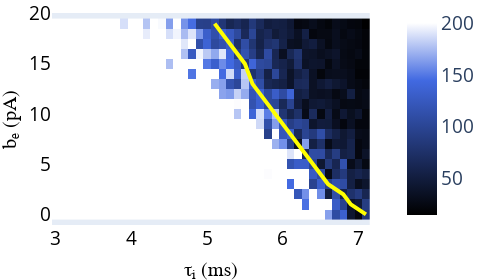

Notebook source saved alongside this figure:
### Markdown cell above
### Plot the heatmap

### Code cell
#This is an example with few values of tau_i and b_e
load= 'tau_i'
mean_array,taus, bthr, tau_v, bvals = load_survival( load = load, save_path='./trials/')
plot_heatmap_survival(mean_array, taus, tau_v, bvals , bthr,load = load, save_im=False, z_max=200, precalc=False, line_color='yellow')

### Figure 1 — Plotly figure (JSON) as saved in the notebook; plotly's stock layout.template omitted (floating-point values rounded to 4 significant figures; data arrays with more than 128 entries replaced by an {"elided": "..."} marker saying what was removed)
{"data": [{"colorbar": {"tickcolor": "black", "tickfont": {"size": 19}}, "colorscale": [[0, "black"], [0.7, "royalblue"], [1, "white"], [1, "white"]], "type": "heatmap", "x": [3, 3.1, 3.2, 3.3, 3.4, 3.5, 3.6, 3.7, 3.8, 3.9, 4.0, 4.1, 4.2, 4.3, 4.4, 4.5, 4.6, 4.7, 4.8, 4.9, 5.0, 5.1, 5.2, 5.3, 5.4, 5.5, 5.6, 5.7, 5.8, 5.9, 6.0, 6.1, 6.2, 6.3, 6.4, 6.5, 6.6, 6.7, 6.8, 6.9, 7.0, 7.1], "y": [0, 1, 2, 3, 4, 5, 6, 7, 8, 9, 10, 11, 12, 13, 14, 15, 16, 17, 18, 19], "z": {"elided": "20x42 int values"}, "zmax": 200, "zmin": 15}, {"line": {"color": "yellow", "width": 4}, "mode": "lines", "showlegend": false, "type": "scatter", "x": [5.1, 5.2, 5.3, 5.4, 5.5, 5.6, 5.7, 5.8, 5.9, 6.0, 6.1, 6.2, 6.3, 6.4, 6.5, 6.6, 6.8, 6.8, 6.9, 7.1, 7.1], "xaxis": "x", "y": [19, 18, 17, 16, 15, 13, 12, 11, 10, 9, 8, 7, 6, 5, 4, 3, 2, 2, 1, 0, 0], "yaxis": "y"}], "layout": {"coloraxis": {"colorbar": {"title": {"side": "right"}, "x": -0.55, "y": 0.35}}, "height": 280, "margin": {"b": 0, "l": 0, "r": 0, "t": 0}, "width": 480, "xaxis": {"anchor": "y", "domain": [0, 0.94], "nticks": 5, "showgrid": false, "tickfont": {"color": "black", "size": 19}, "title": {"font": {"color": "black", "family": "Arial, sans-serif", "size": 20}, "text": "τᵢ (ms)"}}, "yaxis": {"anchor": "x", "domain": [0, 1], "nticks": 5, "showgrid": false, "tickfont": {"color": "black", "size": 19}, "title": {"font": {"color": "black", "family": "Arial, sans-serif", "size": 20}, "text": "bₑ (pA)"}}, "yaxis2": {"anchor": "x", "overlaying": "y", "showgrid": false, "side": "right", "title": {"font": {"color": "black", "family": "Arial, sans-serif", "size": 20}, "text": "bₑ (pA)"}}}}
